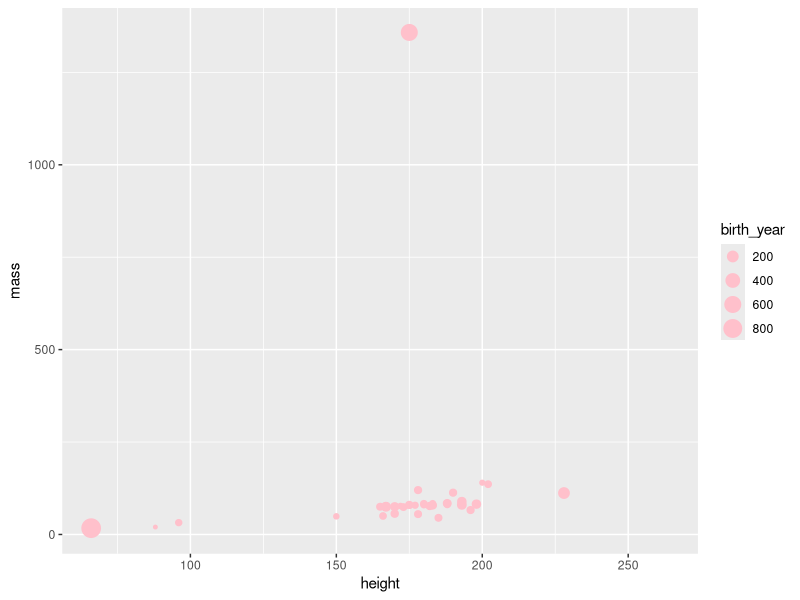
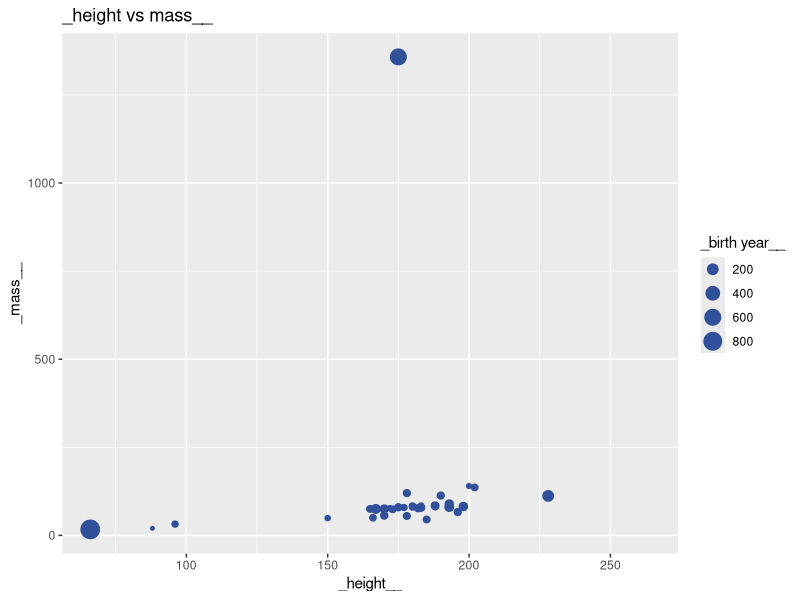

Generate these figures, in order, with R:
## ---- chunk 1
knitr::opts_chunk$set(warning = FALSE, message = FALSE)
## ---- chunk 2
library(tidyverse)
## ---- chunk 3
glimpse(starwars)
## ---- chunk 4
ggplot(starwars, 
       aes(x = height, y = mass, size = birth_year)) +  # Removed color = gender
  geom_point(color = "pink")
## ---- chunk 5
ggplot(starwars, 
       aes(x = height, y = mass, color = gender, size = birth_year)) +
  geom_point(color = "#30509C") +
  labs(
    title = "_height vs mass__",           # Title about relationship between height and mass
    x = "_height__",               # What is on the x-axis?
    y = "_mass__",               # What is on the y-axis?
    size = "_birth year__"             # What does size represent?
  )
## ---- chunk 6
# Choose a variable and look at its range
starwars %>%
  summarise(
    min_height = min(height, na.rm = TRUE),
    max_height = max(height, na.rm = TRUE),
    mean_height = mean(height, na.rm = TRUE)
  )
